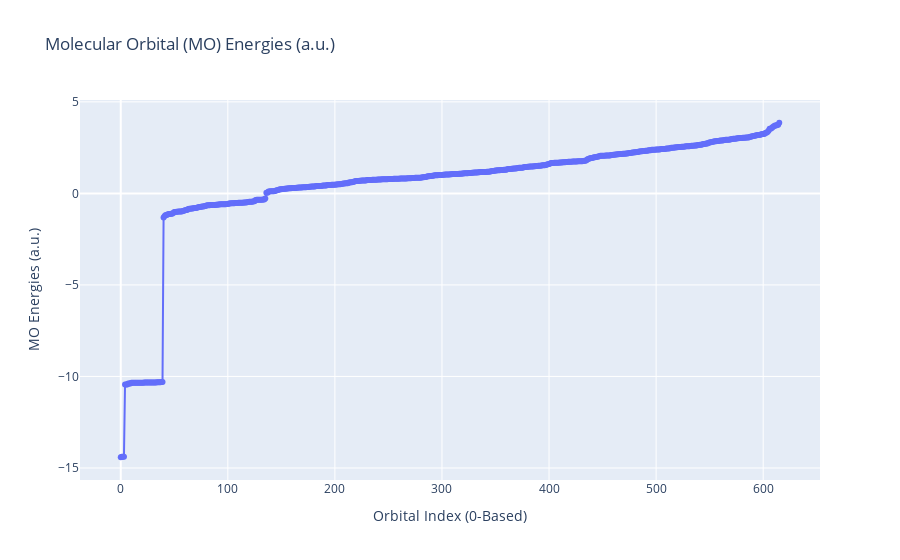

Notebook code cell kept with this figure:
### Code cell
# Plot the MO Energies (i.e. eigenvalues of the Fock matrix)
fig = px.line(y=mf.mo_energy, markers=True, title="Molecular Orbital (MO) Energies (a.u.)")
fig.update_layout(xaxis_title="Orbital Index (0-Based)", yaxis_title="MO Energies (a.u.)")
fig.show()

### Figure 1 — Plotly figure (JSON) as saved in the notebook; plotly's stock layout.template omitted (floating-point values rounded to 4 significant figures; data arrays with more than 128 entries replaced by an {"elided": "..."} marker saying what was removed)
{"data": [{"hovertemplate": "x=%{x}<br>y=%{y}<extra></extra>", "legendgroup": "", "line": {"color": "#636efa", "dash": "solid"}, "marker": {"symbol": "circle"}, "mode": "lines+markers", "name": "", "orientation": "v", "showlegend": false, "type": "scatter", "x": {"elided": "616 int values"}, "xaxis": "x", "y": {"elided": "616 float values"}, "yaxis": "y"}], "layout": {"legend": {"tracegroupgap": 0}, "title": {"text": "Molecular Orbital (MO) Energies (a.u.)"}, "xaxis": {"anchor": "y", "domain": [0, 1], "title": {"text": "Orbital Index (0-Based)"}}, "yaxis": {"anchor": "x", "domain": [0, 1], "title": {"text": "MO Energies (a.u.)"}}}}
